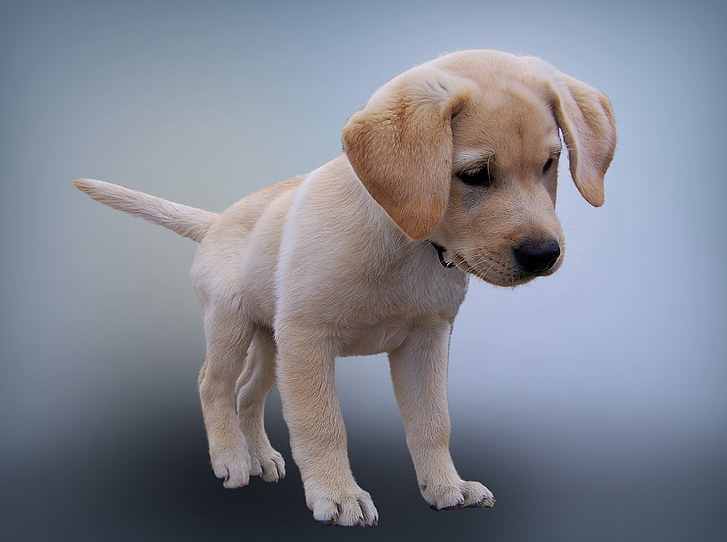
#> input picture dog.png, 727 x 542 px
$ jupyter execute 'Photo to Pencil Sketch.ipynb'
#> lines starting #> are read from the running program, lines starting #| are printed output that depends on the picture
# Photo into Sketch

[cell 1]
import cv2
import matplotlib.pyplot as plt

[cell 2]
img=cv2.imread('dog.png')
#> img is the input picture: shape (542, 727, 3); mean B, G, R 144, 132.8, 129.3

[cell 3]
img=cv2.cvtColor(img, cv2.COLOR_BGR2RGB)
plt.imshow(img)

[cell 4]
gray_img=cv2.cvtColor(img, cv2.COLOR_BGR2GRAY)
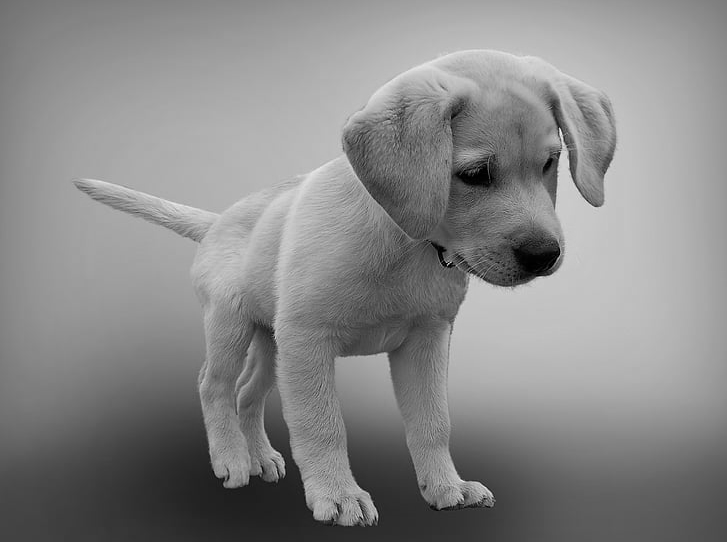
#> gray_img: shape (542, 727); min 0, max 247, mean 135.7

[cell 5]
plt.imshow(gray_img,cmap='gray')

[cell 6]
invert=255-gray_img
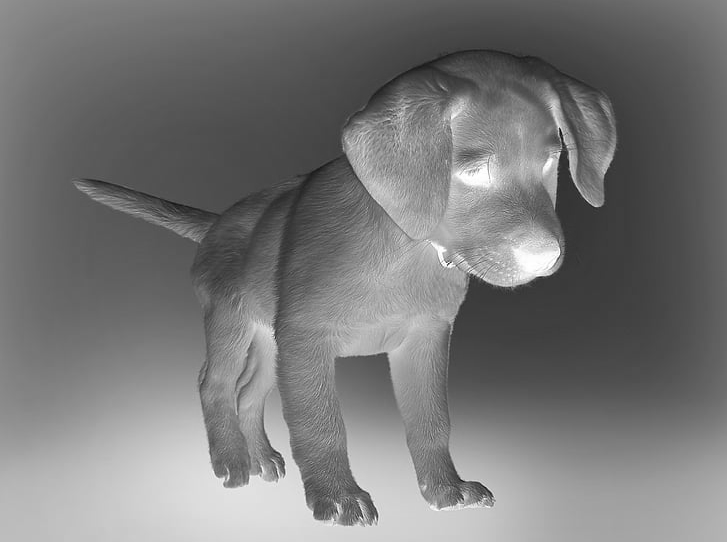
#> invert: shape (542, 727); min 8, max 255, mean 119.3

[cell 7]
plt.imshow(invert,cmap='gray')

[cell 8]
blurr=cv2.GaussianBlur(invert,(21,21),0)
invert_blur=255-blurr

[cell 9]
pencil_sketch=cv2.divide(gray_img,invert_blur,scale=256.0)
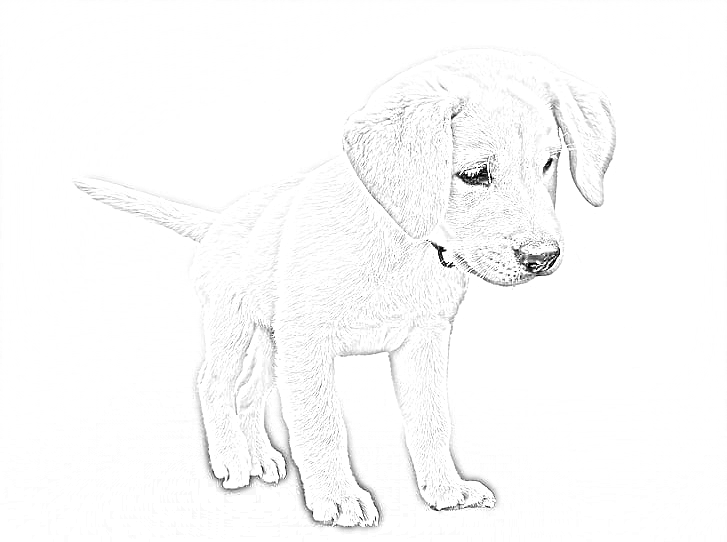
#> pencil_sketch: shape (542, 727); min 0, max 255, mean 250.8
